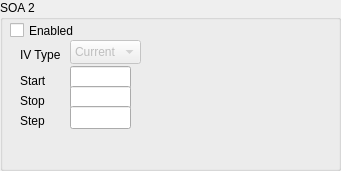
   <widget class="QGroupBox" name="groupBox_5">
    <property name="geometry">
     <rect>
      <x>360</x>
      <y>250</y>
      <width>341</width>
      <height>171</height>
     </rect>
    </property>
    <property name="title">
     <string>SOA 2</string>
    </property>
    <widget class="QCheckBox" name="soa2_check">
     <property name="geometry">
      <rect>
       <x>10</x>
       <y>20</y>
       <width>79</width>
       <height>21</height>
      </rect>
     </property>
     <property name="text">
      <string>Enabled</string>
     </property>
    </widget>
    <widget class="QLabel" name="label_21">
     <property name="geometry">
      <rect>
       <x>20</x>
       <y>70</y>
       <width>53</width>
       <height>21</height>
      </rect>
     </property>
     <property name="text">
      <string>Start</string>
     </property>
    </widget>
    <widget class="QLabel" name="label_22">
     <property name="geometry">
      <rect>
       <x>20</x>
       <y>91</y>
       <width>53</width>
       <height>20</height>
      </rect>
     </property>
     <property name="text">
      <string>Stop</string>
     </property>
    </widget>
    <widget class="QLabel" name="label_23">
     <property name="geometry">
      <rect>
       <x>20</x>
       <y>110</y>
       <width>53</width>
       <height>21</height>
      </rect>
     </property>
     <property name="text">
      <string>Step</string>
     </property>
    </widget>
    <widget class="QLineEdit" name="soa2_start_text">
     <property name="geometry">
      <rect>
       <x>70</x>
       <y>66</y>
       <width>61</width>
       <height>23</height>
      </rect>
     </property>
    </widget>
    <widget class="QLineEdit" name="soa2_stop_text">
     <property name="geometry">
      <rect>
       <x>70</x>
       <y>86</y>
       <width>61</width>
       <height>23</height>
      </rect>
     </property>
    </widget>
    <widget class="QLineEdit" name="soa2_step_text">
     <property name="geometry">
      <rect>
       <x>70</x>
       <y>106</y>
       <width>61</width>
       <height>23</height>
      </rect>
     </property>
    </widget>
    <widget class="QLabel" name="label_24">
     <property name="geometry">
      <rect>
       <x>20</x>
       <y>45</y>
       <width>53</width>
       <height>20</height>
      </rect>
     </property>
     <property name="text">
      <string>IV Type</string>
     </property>
    </widget>
    <widget class="QComboBox" name="soa2_type_combo">
     <property name="enabled">
      <bool>false</bool>
     </property>
     <property name="geometry">
      <rect>
       <x>70</x>
       <y>40</y>
       <width>71</width>
       <height>24</height>
      </rect>
     </property>
     <item>
      <property name="text">
       <string>Current</string>
      </property>
     </item>
     <item>
      <property name="text">
       <string>Voltage</string>
      </property>
     </item>
    </widget>
    <widget class="QWidget" name="verticalLayoutWidget_5">
     <property name="geometry">
      <rect>
       <x>150</x>
       <y>30</y>
       <width>171</width>
       <height>131</height>
      </rect>
     </property>
     <layout class="QVBoxLayout" name="soa2_plot_layout"/>
    </widget>
   </widget>
